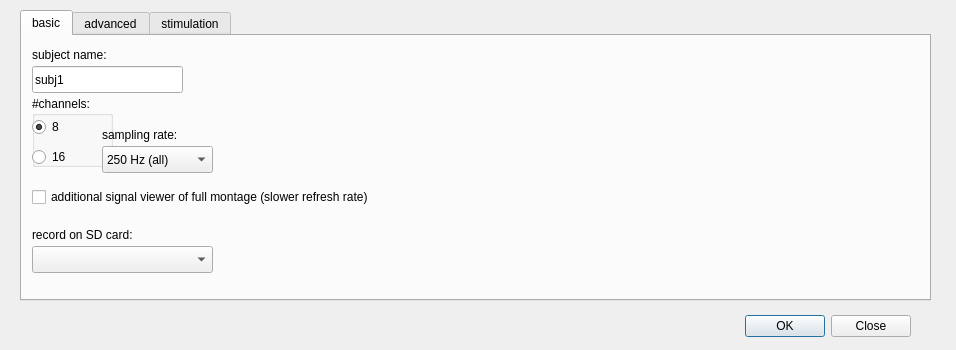
<?xml version="1.0" encoding="UTF-8"?>
<ui version="4.0">
 <class>Dialog</class>
 <widget class="QDialog" name="Dialog">
  <property name="geometry">
   <rect>
    <x>0</x>
    <y>0</y>
    <width>956</width>
    <height>350</height>
   </rect>
  </property>
  <property name="windowTitle">
   <string>Settings</string>
  </property>
  <widget class="QDialogButtonBox" name="buttonBox">
   <property name="geometry">
    <rect>
     <x>720</x>
     <y>310</y>
     <width>191</width>
     <height>32</height>
    </rect>
   </property>
   <property name="orientation">
    <enum>Qt::Horizontal</enum>
   </property>
   <property name="standardButtons">
    <set>QDialogButtonBox::Close|QDialogButtonBox::Ok</set>
   </property>
  </widget>
  <widget class="QTabWidget" name="tabWidget_main">
   <property name="enabled">
    <bool>true</bool>
   </property>
   <property name="geometry">
    <rect>
     <x>20</x>
     <y>10</y>
     <width>911</width>
     <height>291</height>
    </rect>
   </property>
   <property name="currentIndex">
    <number>0</number>
   </property>
   <widget class="QWidget" name="tab_basic">
    <attribute name="title">
     <string>basic</string>
    </attribute>
    <widget class="QLineEdit" name="lineEdit_subject">
     <property name="geometry">
      <rect>
       <x>10</x>
       <y>30</y>
       <width>151</width>
       <height>27</height>
      </rect>
     </property>
     <property name="text">
      <string>subj1</string>
     </property>
    </widget>
    <widget class="QLabel" name="label_subject">
     <property name="geometry">
      <rect>
       <x>10</x>
       <y>10</y>
       <width>151</width>
       <height>17</height>
      </rect>
     </property>
     <property name="text">
      <string>subject name:</string>
     </property>
    </widget>
    <widget class="QGroupBox" name="groupBox_channelnumber">
     <property name="geometry">
      <rect>
       <x>10</x>
       <y>60</y>
       <width>81</width>
       <height>71</height>
      </rect>
     </property>
     <property name="title">
      <string>#channels:</string>
     </property>
     <widget class="QRadioButton" name="radioButton_8ch">
      <property name="geometry">
       <rect>
        <x>0</x>
        <y>20</y>
        <width>61</width>
        <height>22</height>
       </rect>
      </property>
      <property name="text">
       <string>8</string>
      </property>
      <property name="checked">
       <bool>true</bool>
      </property>
      <attribute name="buttonGroup">
       <string notr="true">buttonGroup_channelnumber</string>
      </attribute>
     </widget>
     <widget class="QRadioButton" name="radioButton_16ch">
      <property name="geometry">
       <rect>
        <x>0</x>
        <y>50</y>
        <width>61</width>
        <height>22</height>
       </rect>
      </property>
      <property name="text">
       <string>16</string>
      </property>
      <attribute name="buttonGroup">
       <string notr="true">buttonGroup_channelnumber</string>
      </attribute>
     </widget>
    </widget>
    <widget class="QCheckBox" name="checkBox_signal_viewer_full">
     <property name="geometry">
      <rect>
       <x>10</x>
       <y>150</y>
       <width>451</width>
       <height>22</height>
      </rect>
     </property>
     <property name="text">
      <string>additional signal viewer of full montage (slower refresh rate)</string>
     </property>
    </widget>
    <widget class="QLabel" name="label_sampling_rate">
     <property name="geometry">
      <rect>
       <x>80</x>
       <y>90</y>
       <width>101</width>
       <height>17</height>
      </rect>
     </property>
     <property name="text">
      <string>sampling rate:</string>
     </property>
    </widget>
    <widget class="QComboBox" name="comboBox_sampling_rate">
     <property name="enabled">
      <bool>true</bool>
     </property>
     <property name="geometry">
      <rect>
       <x>80</x>
       <y>110</y>
       <width>111</width>
       <height>27</height>
      </rect>
     </property>
     <property name="currentIndex">
      <number>0</number>
     </property>
     <item>
      <property name="text">
       <string>250 Hz (all)</string>
      </property>
     </item>
     <item>
      <property name="text">
       <string>125 Hz (odd)</string>
      </property>
     </item>
    </widget>
    <widget class="QComboBox" name="comboBox_SDcardOption">
     <property name="geometry">
      <rect>
       <x>10</x>
       <y>210</y>
       <width>181</width>
       <height>27</height>
      </rect>
     </property>
    </widget>
    <widget class="QLabel" name="label_SDcardOption">
     <property name="geometry">
      <rect>
       <x>10</x>
       <y>190</y>
       <width>151</width>
       <height>17</height>
      </rect>
     </property>
     <property name="text">
      <string>record on SD card:</string>
     </property>
    </widget>
   </widget>
   <widget class="QWidget" name="tab_advanced">
    <attribute name="title">
     <string>advanced</string>
    </attribute>
    <widget class="QComboBox" name="comboBox_logging">
     <property name="geometry">
      <rect>
       <x>10</x>
       <y>30</y>
       <width>181</width>
       <height>27</height>
      </rect>
     </property>
     <property name="currentIndex">
      <number>1</number>
     </property>
     <item>
      <property name="text">
       <string>terminal only</string>
      </property>
     </item>
     <item>
      <property name="text">
       <string>log file only</string>
      </property>
     </item>
    </widget>
    <widget class="QLabel" name="label_logging">
     <property name="geometry">
      <rect>
       <x>10</x>
       <y>10</y>
       <width>66</width>
       <height>17</height>
      </rect>
     </property>
     <property name="text">
      <string>logging:</string>
     </property>
    </widget>
    <widget class="QLineEdit" name="lineEdit_montage_filepath">
     <property name="geometry">
      <rect>
       <x>80</x>
       <y>60</y>
       <width>681</width>
       <height>27</height>
      </rect>
     </property>
     <property name="text">
      <string>[DEFAULT]</string>
     </property>
    </widget>
    <widget class="QPushButton" name="pushButton_montage_default">
     <property name="geometry">
      <rect>
       <x>760</x>
       <y>60</y>
       <width>61</width>
       <height>27</height>
      </rect>
     </property>
     <property name="text">
      <string>Default</string>
     </property>
    </widget>
    <widget class="QPushButton" name="pushButton_montage_open">
     <property name="geometry">
      <rect>
       <x>820</x>
       <y>60</y>
       <width>51</width>
       <height>27</height>
      </rect>
     </property>
     <property name="text">
      <string>Open</string>
     </property>
    </widget>
    <widget class="QLabel" name="label_montage">
     <property name="geometry">
      <rect>
       <x>10</x>
       <y>60</y>
       <width>66</width>
       <height>17</height>
      </rect>
     </property>
     <property name="text">
      <string>montage:</string>
     </property>
    </widget>
   </widget>
   <widget class="QWidget" name="tab">
    <attribute name="title">
     <string>stimulation</string>
    </attribute>
   </widget>
  </widget>
 </widget>
 <resources/>
 <connections>
  <connection>
   <sender>buttonBox</sender>
   <signal>accepted()</signal>
   <receiver>Dialog</receiver>
   <slot>accept()</slot>
   <hints>
    <hint type="sourcelabel">
     <x>248</x>
     <y>254</y>
    </hint>
    <hint type="destinationlabel">
     <x>157</x>
     <y>274</y>
    </hint>
   </hints>
  </connection>
  <connection>
   <sender>buttonBox</sender>
   <signal>rejected()</signal>
   <receiver>Dialog</receiver>
   <slot>reject()</slot>
   <hints>
    <hint type="sourcelabel">
     <x>316</x>
     <y>260</y>
    </hint>
    <hint type="destinationlabel">
     <x>286</x>
     <y>274</y>
    </hint>
   </hints>
  </connection>
  <connection>
   <sender>radioButton_16ch</sender>
   <signal>clicked()</signal>
   <receiver>Dialog</receiver>
   <slot>update()</slot>
   <hints>
    <hint type="sourcelabel">
     <x>62</x>
     <y>161</y>
    </hint>
    <hint type="destinationlabel">
     <x>477</x>
     <y>315</y>
    </hint>
   </hints>
  </connection>
  <connection>
   <sender>radioButton_8ch</sender>
   <signal>clicked()</signal>
   <receiver>Dialog</receiver>
   <slot>update()</slot>
   <hints>
    <hint type="sourcelabel">
     <x>62</x>
     <y>141</y>
    </hint>
    <hint type="destinationlabel">
     <x>477</x>
     <y>315</y>
    </hint>
   </hints>
  </connection>
 </connections>
 <buttongroups>
  <buttongroup name="buttonGroup_channelnumber"/>
 </buttongroups>
</ui>
